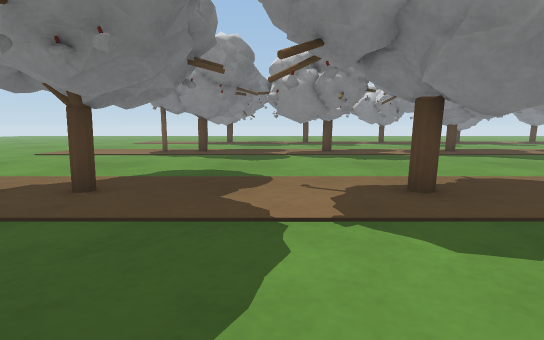
View 1 (above)

24 first-person views from a walk through a Gazebo world. The camera is 0.5 m above the floor, tilts 8° down and sees 85° across. The floor is counted in squares, 0.5 m on a side. Each view is taken from the middle of a square. On the plan, view 1 faces up. The plan holds only what a view shows up to about 12 squares ahead; the rest is blank. The place goes on beyond the plan.

View 2
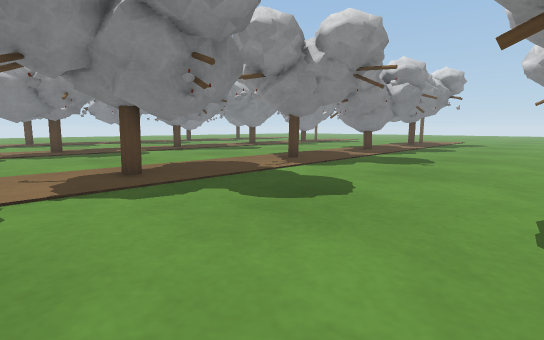

View 3
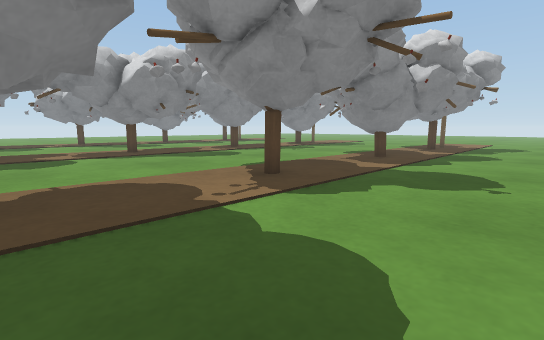

View 4
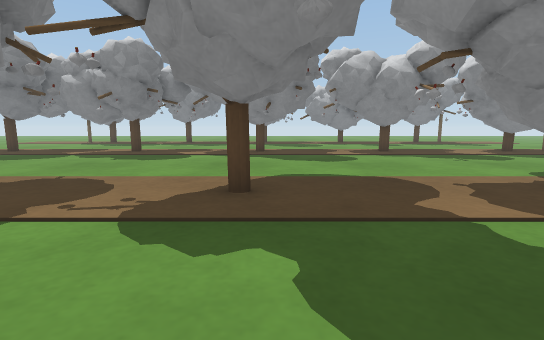

View 5
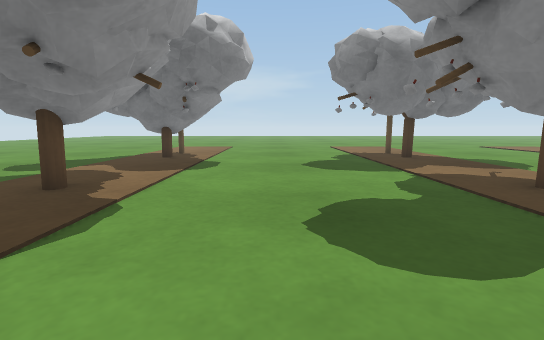

View 6
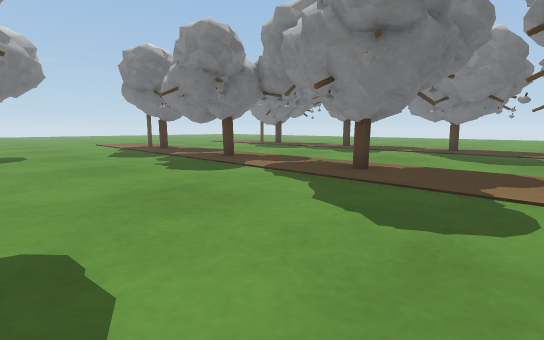

View 7
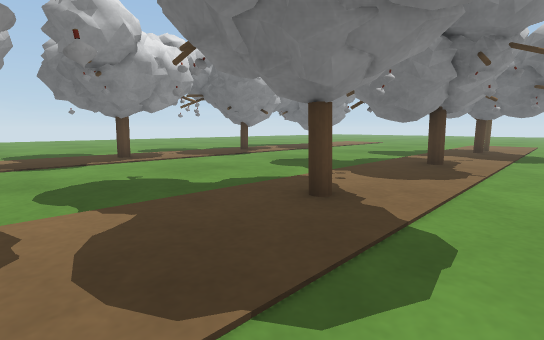

View 8
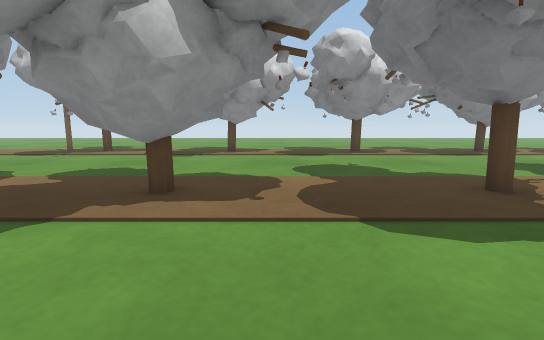

View 9
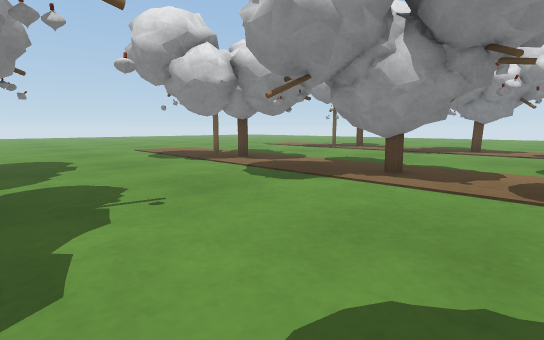

View 10
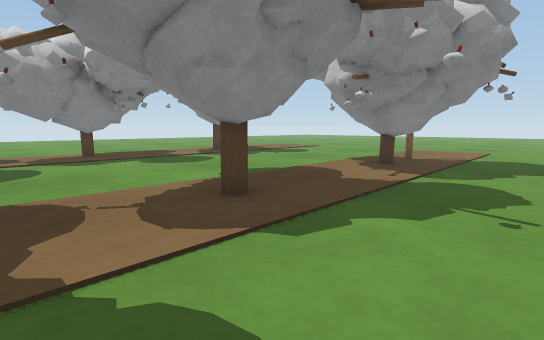

View 11
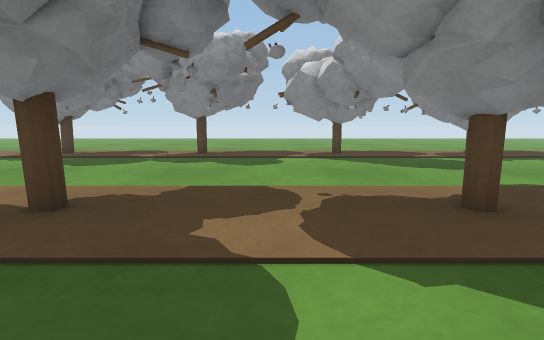

View 12
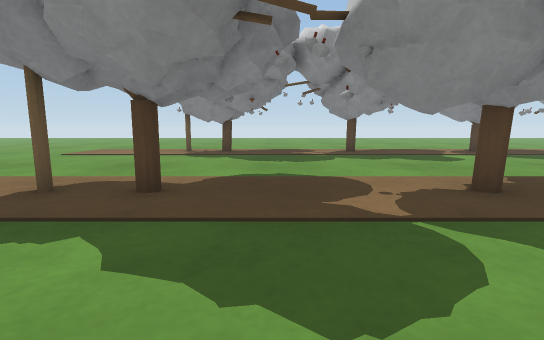

View 13
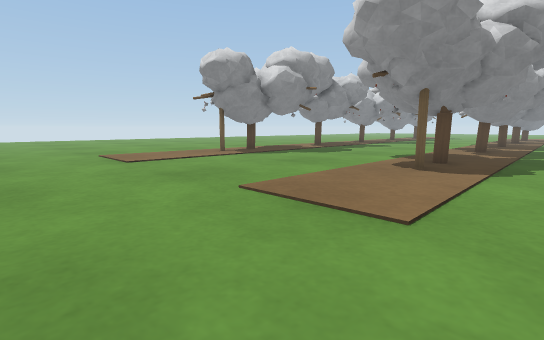

View 14
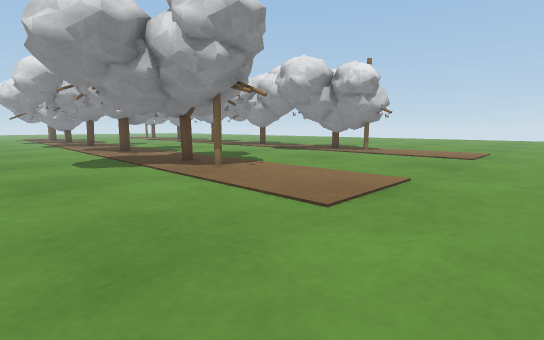

View 15
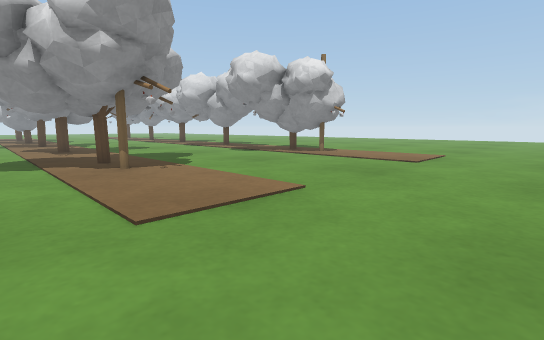

View 16
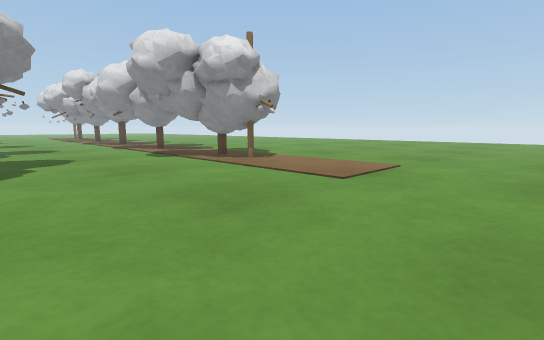

View 17
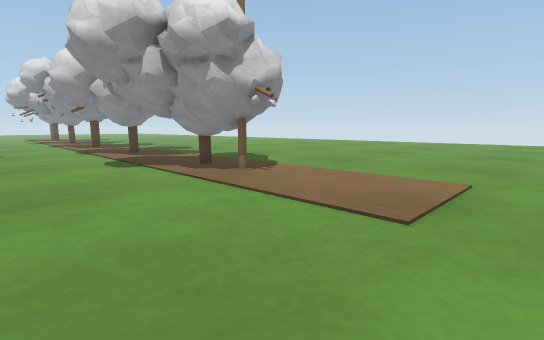

View 18
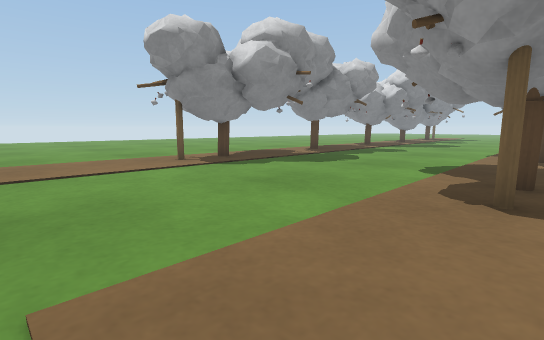

View 19
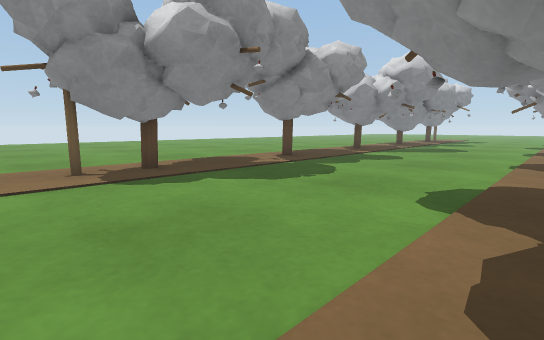

View 20
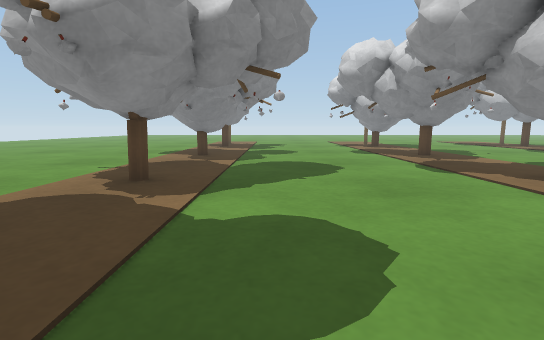

View 21
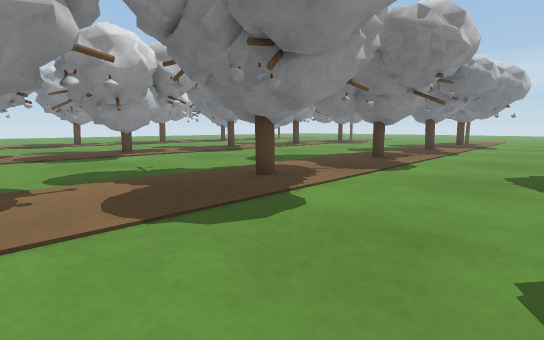

View 22
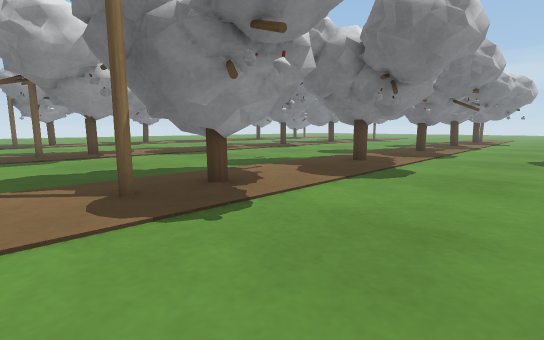

View 23
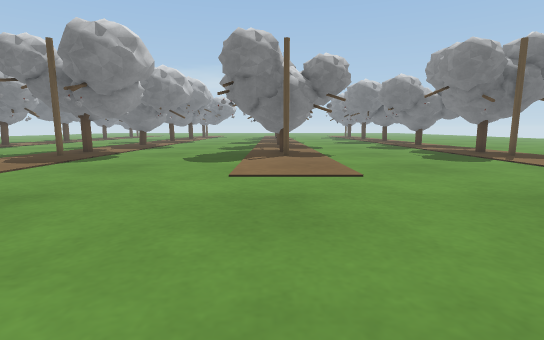

View 24
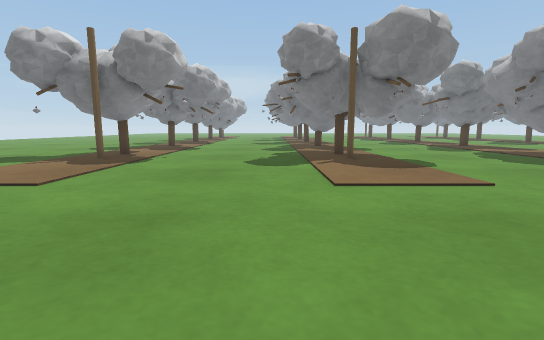

### Floor plan
Key: @ floor where view 1 was taken; . floor; T tree; P brown pole.
Columns run from 12 left of view 1 to 30 right of it. Each row starts with its distance up from view 1.
 21  ......PPTTT.TTTTTTTTT.TTT    TT.
 20 .......PPTTTTTTTT.TTTTTTTTT.  TP..
 19 ........TTTT..TTT..TTT.TTTT...TTT...
 18 ..........T....T....TT....T...T......
 17 ......................................
 16 .......................................
 15 ..........T...............T....T........
 14 ........TTTT..TTTT.TTTTTTTT..TTT.........
 13 .......PPTTTTTTT.TTTTT.TTTT.TTTP..........
 12 .......PPTTTTTTT..TTTT.TTTT.TTTP...........
 11 .........TT..TTTT..TTT...TT..TTT..........
 10 ..............T.....TT...T.....T.........
  9  .......................................
  8  ......................................
  7 .........TT..............TT...TT......
  6 ........TTTT...TT..TTT...TT..TTTT.....
  5 .......PPTTTTTTT..TTT..TTTT.TTTP.......
  4 .......PPTTTTTTTTT.TTT.TTTT.TTTP........
  3 .........TTT..TTT..TTT...TTTTTTT.........
  2 ..........T....T....T.........T...........
  1 .........................................
  0 ............@...........................
 -1 ..........T....T.........T....T........
 -2 ........TTTT..TTT.TTTT..TT ...TT......
 -3 .......PPTTTTTTTTTTTTT.TTT    TP.....
 -4 .......PPTT. TTT    TT.TT    TTP....
 -5 ........TTT ..      TT.       TT...
 -6 ......... ....      . .      ..T..
 -7 .............       ...      ...
 -8  ...........         ..      ..

Where each view was taken, in squares from view 1:
view 1: 0 up, 0 right, facing up
view 2: 2 down, 0 right, facing up-right
view 3: 0 up, 3 right, facing up-right
view 4: 0 up, 8 right, facing up
view 5: 0 up, 7 right, facing left
view 6: 6 up, 11 right, facing up-left
view 7: 7 up, 11 right, facing down-left
view 8: 9 up, 11 right, facing down
view 9: 11 up, 10 right, facing down-right
view 10: 9 up, 10 right, facing up-right
view 11: 9 up, 5 right, facing up
view 12: 8 up, 1 left, facing up
view 13: 10 up, 12 left, facing up-right
view 14: 9 up, 11 left, facing down-right
view 15: 7 up, 12 left, facing down-right
view 16: 3 up, 12 left, facing down-right
view 17: 1 up, 10 left, facing down-right
view 18: 12 up, 9 left, facing up-right
view 19: 13 up, 6 left, facing up-right
view 20: 18 up, 2 right, facing right
view 21: 17 up, 17 right, facing down-left
view 22: 17 up, 21 right, facing down-left
view 23: 12 up, 30 right, facing left
view 24: 2 up, 29 right, facing left
